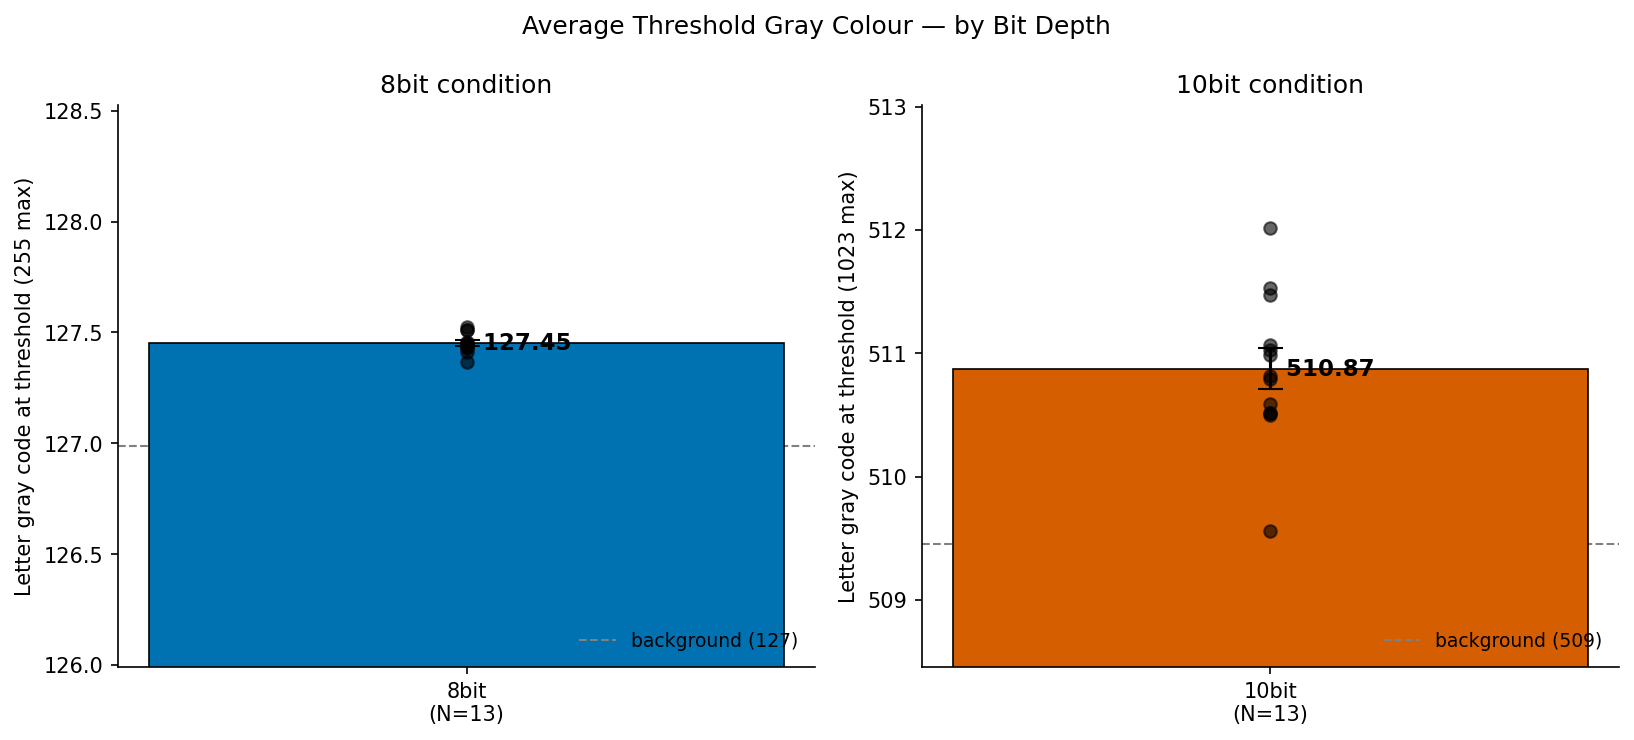

Reproduce this figure in Python.
#!/usr/bin/env python3
"""
THRESHOLD GRAY COLOUR — AVERAGE ACROSS PARTICIPANTS
====================================================
Converts each participant's contrast-detection threshold into the actual
gray colour of the letter at threshold, then averages it separately for
the 8-bit and 10-bit conditions.

Background and stimulus model (from step1_calibration.py):
    GRAY        = 0.498                      # fixed mid-gray background (0-1)
    letter_gray = GRAY + threshold_linear/255   # letter shade at threshold (0-1)

The same float shade is quantised onto a different code grid per condition:
    8-bit  code = round(letter_gray * 255)
    10-bit code = round(letter_gray * 1023)

Participant data is read from ../Data/<name>_<bits>bit/*_calibration_threshold.json
(relative to this file). As participants are added, the averages update on
the next run.

Usage:
    python3 threshold_gray_average.py
"""

import os
import glob
import json
import numpy as np
import matplotlib.pyplot as plt


GRAY = 0.498              # fixed mid-gray background, normalised 0-1
MAXCODE = {'8bit': 255, '10bit': 1023}
COLORS = {'8bit': '#0072B2', '10bit': '#D55E00'}


def letter_gray_float(threshold_linear):
    """Normalised (0-1) gray shade of the letter at detection threshold."""
    return GRAY + threshold_linear / 255.0


def load_thresholds(data_dir):
    """Return (rows, groups).

    rows: list of per-participant dicts.
    groups: {'8bit': [code, ...], '10bit': [code, ...]} of letter codes
            at threshold, on each condition's native code grid.
    """
    groups = {'8bit': [], '10bit': []}
    rows = []

    pattern = os.path.join(data_dir, "*", "*_calibration_threshold.json")
    for path in sorted(glob.glob(pattern)):
        with open(path) as f:
            d = json.load(f)
        folder = os.path.basename(os.path.dirname(path))
        low = folder.lower()
        bits = '10bit' if '10bit' in low else ('8bit' if '8bit' in low else None)
        if bits is None:
            continue

        t_lin = d['threshold_linear']
        name = d.get('participant', {}).get('name', folder)

        gray_f = letter_gray_float(t_lin)
        maxcode = MAXCODE[bits]
        bg_code = GRAY * maxcode
        letter_code = gray_f * maxcode
        delta_code = letter_code - bg_code

        groups[bits].append(letter_code)
        rows.append({
            'name': name,
            'bits': bits,
            'threshold_linear': t_lin,
            'gray_float': gray_f,
            'bg_code': bg_code,
            'letter_code': letter_code,
            'delta_code': delta_code,
        })
    return rows, groups


def summarize(groups):
    """Return {bits: {mean, sem, n, ...}} of letter code at threshold."""
    out = {}
    for bits, vals in groups.items():
        arr = np.array(vals, dtype=float)
        n = len(arr)
        if n == 0:
            out[bits] = {'n': 0}
            continue
        mean = arr.mean()
        sd = arr.std(ddof=1) if n > 1 else 0.0
        sem = sd / np.sqrt(n) if n > 1 else 0.0
        out[bits] = {
            'n': n,
            'mean_code': mean,
            'sd_code': sd,
            'sem_code': sem,
            'mean_float': mean / MAXCODE[bits],
            'bg_code': GRAY * MAXCODE[bits],
            'mean_delta': mean - GRAY * MAXCODE[bits],
        }
    return out


def print_summary(rows, stats):
    print("Per-participant threshold gray colour:")
    print(f"  {'Participant':<14} {'Bits':<6} {'thr_lin':>9} "
          f"{'bg code':>9} {'letter code':>12} {'Δcode':>8} {'gray(0-1)':>10}")
    for r in sorted(rows, key=lambda x: (x['bits'], x['name'])):
        print(f"  {r['name']:<14} {r['bits']:<6} {r['threshold_linear']:>9.3f} "
              f"{r['bg_code']:>9.1f} {r['letter_code']:>12.2f} "
              f"{r['delta_code']:>8.2f} {r['gray_float']:>10.4f}")

    print("\nAverage threshold gray colour:")
    for bits in ('8bit', '10bit'):
        s = stats[bits]
        if s['n'] == 0:
            print(f"  {bits}: (no data)")
            continue
        print(f"  {bits} (N={s['n']}): "
              f"letter code = {s['mean_code']:.2f} ± {s['sem_code']:.2f} (SEM)  "
              f"[bg {s['bg_code']:.1f}, Δ = {s['mean_delta']:.2f} codes]  "
              f"| gray = {s['mean_float']:.4f} (0-1)")


def plot_summary(rows, stats, out_dir):
    """Bar of mean letter code at threshold per condition, with participant
    points and the fixed background code marked."""
    fig, axes = plt.subplots(1, 2, figsize=(11, 5))

    for ax, bits in zip(axes, ('8bit', '10bit')):
        s = stats[bits]
        color = COLORS[bits]
        pts = [r['letter_code'] for r in rows if r['bits'] == bits]

        if s['n']:
            ax.bar([0], [s['mean_code']], yerr=[s['sem_code']], width=0.5,
                   color=color, edgecolor='black', linewidth=0.8, capsize=6,
                   zorder=2)
            for v in pts:
                ax.plot(0, v, 'o', color='black', alpha=0.6, markersize=6,
                        zorder=3)
            ax.axhline(s['bg_code'], color='gray', linestyle='--',
                       linewidth=1.0, zorder=1,
                       label=f"background ({s['bg_code']:.0f})")
            ax.text(0, s['mean_code'], f"  {s['mean_code']:.2f}",
                    va='center', ha='left', fontsize=11, fontweight='bold')
            ax.legend(loc='lower right', frameon=False, fontsize=9)
            ax.set_ylim(s['bg_code'] - 1, max(pts) + 1)

        ax.set_xticks([0])
        ax.set_xticklabels([f"{bits}\n(N={s['n']})"])
        ax.set_ylabel(f"Letter gray code at threshold ({MAXCODE[bits]} max)")
        ax.set_title(f"{bits} condition")
        ax.spines['top'].set_visible(False)
        ax.spines['right'].set_visible(False)

    fig.suptitle("Average Threshold Gray Colour — by Bit Depth")
    fig.tight_layout()
    save_path = os.path.join(out_dir, "threshold_gray_average.png")
    fig.savefig(save_path, dpi=150, bbox_inches='tight')
    print(f"\nSaved: {save_path}")
    plt.show()


def main():
    here = os.path.dirname(os.path.abspath(__file__))
    data_dir = os.path.join(here, "Data")

    rows, groups = load_thresholds(data_dir)
    if not rows:
        print(f"No calibration_threshold.json files found under {data_dir}")
        return

    stats = summarize(groups)
    print_summary(rows, stats)
    plot_summary(rows, stats, here)


if __name__ == "__main__":
    main()
